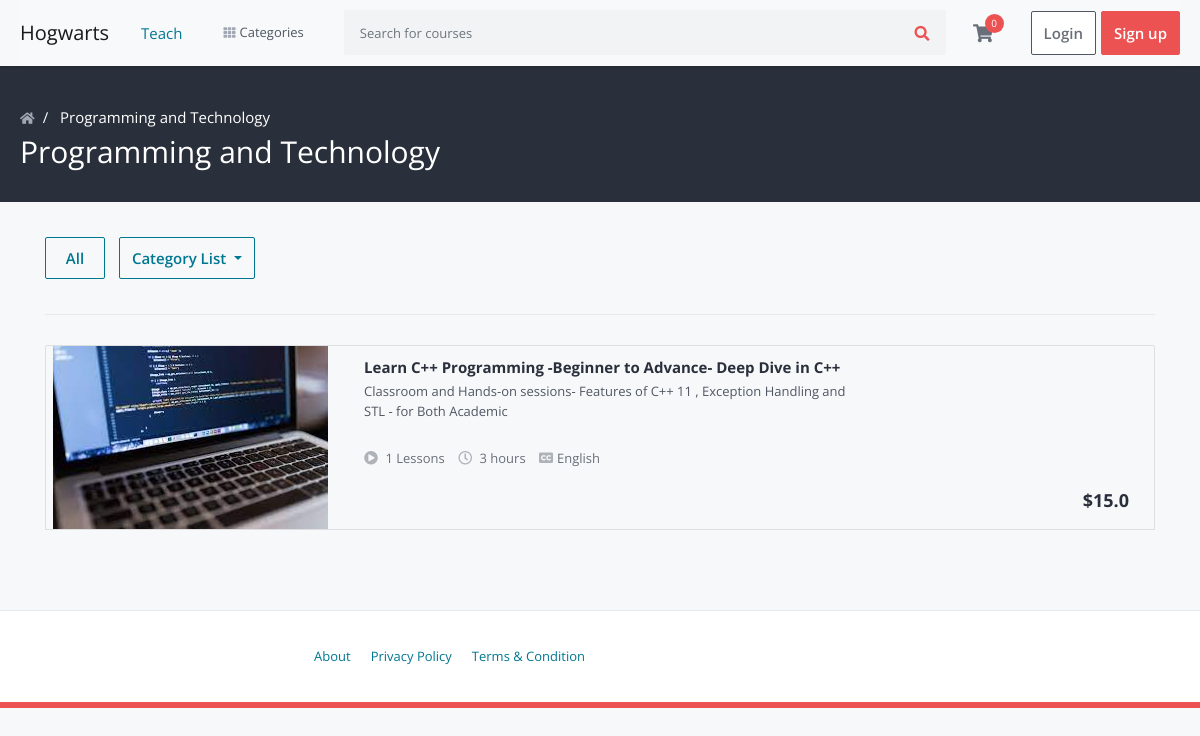
Screenshot of /courses/programming-and-technology/category with the database file from the repository.
### courses/models.py (models this page shows, shortened)
class Category(models.Model):
    title = models.CharField(max_length=50)
    slug = models.SlugField(max_length=200, unique=True)

class Course(models.Model):
    title = models.CharField(max_length=200)
    user = models.ForeignKey(User, on_delete=models.CASCADE)
    category = models.ForeignKey(
        Category, on_delete=models.SET_NULL, null=True)
    slug = models.SlugField(max_length=200, unique=True,
                            primary_key=True, auto_created=False)
    short_description = models.TextField(blank=False, max_length=100)
    description = models.TextField(blank=False)
    outcome = models.CharField(max_length=200)
    requirements = models.CharField(max_length=200)
    language = models.CharField(max_length=200)
    price = models.FloatField(validators=[MinValueValidator(9.99)])
    level = models.CharField(max_length=20)
    thumbnail = models.ImageField(upload_to='thumbnails/')
    video_url = models.CharField(max_length=100)
    is_published = models.BooleanField(default=True)
    created_at = models.DateTimeField(default=now)
    updated_at = models.DateTimeField(default=now)

### courses/views.py (the view)
class CoursesByCategoryListView(ListView):
    model = Course
    template_name = 'courses/courses_by_category.html'
    context_object_name = 'courses'
    def get_queryset(self):
        category = Category.objects.get(slug=self.kwargs['slug'])
        return self.model.objects.filter(category_id=category.id)
    def get_context_data(self, **kwargs):
        context = super().get_context_data(**kwargs)
        category = Category.objects.get(slug=self.kwargs['slug'])
        context['category'] = category
        context['categories'] = Category.objects.all()
        return context

### cart/cart.py (called while the page is built)
    def __len__(self):
        return sum(item['quantity'] for item in self.cart.values())

    def get_total_price(self):
        return sum(Decimal(item['price']) * item['quantity'] for item in self.cart.values())

### cart/context_processors.py (called while the page is built)
def cart(request):
    return {'cart': Cart(request)}

### courses/context_processors.py (called while the page is built)
def categories_processor(request):
    categories = Category.objects.all()
    return {'categories': categories}

### templates/courses/courses_by_category.html (shortened to what this page needs)
{% extends 'layouts/base.html' %}
{% load static %}
{% block content %}
    <section class="category-header-area">
        <div class="container-lg">
            <div class="row">
                <div class="col">
                    <nav>
                        <ol class="breadcrumb">
                            <li class="breadcrumb-item">
                                <a href="/">
                                    <i class="fas fa-home"></i>
                                </a>
                            </li>
                            <li class="breadcrumb-item">
                                <a href="#">
                                    {{ category.title }}
                                </a>
                            </li>
                        </ol>
                    </nav>
                    <h1 class="category-name">
                        {{ category.title }}
                    </h1>
                </div>
            </div>
        </div>
    </section>
    <section class="category-course-list-area">
        <div class="container">
            <div class="row">
                <div class="col">
                    <div class="category-filter-box filter-box clearfix">
                        <a href="" class="btn btn-outline-secondary all-btn">All</a>
                        <div class="btn-group category-list">
                            <a class="btn btn-outline-secondary dropdown-toggle" href="#" data-toggle="dropdown">
                                Category List
                            </a>
                        </div>
                    </div>
                    <div class="category-course-list">
                        <ul>
                            {% for course in courses %}
                                <li>
                                    <div class="course-box-2">
                                        <div class="course-image">
                                            <a href="{% url 'courses:course-details' course.slug %}">
                                                <img src="{{ course.thumbnail.url }}" alt="" class="img-fluid">
                                            </a>
                                        </div>
                                        <div class="course-details">
                                            <a href="{% url 'courses:course-details' course.slug %}"
                                               class="course-title">{{ course.title }}</a>
                                            <div class="course-subtitle">
                                                {{ course.short_description }}
                                            </div>
                                            <div class="course-meta">
                                                <span class="">
                                                    <i class="fas fa-play-circle"></i>
                                                    {{ course.lessons.count }} Lessons
                                                </span>
                                                <span class="">
                                                    <i class="far fa-clock"></i>
                                                    3 hours
                                                </span>
                                                <span class="">
                                                    <i class="fas fa-closed-captioning"></i>English
                                                </span>
                                            </div>
                                        </div>
                                        <div class="course-price-rating">
                                            <div class="course-price">
                                                <span class="current-price">${{ course.price }}</span>
                                            </div>
                                        </div>
                                    </div>
                                </li>
                            {% endfor %}
                        </ul>
                    </div>
                </div>
            </div>
        </div>
    </section>
{% endblock %}

### templates/layouts/base.html (style rules this page uses)
img { display: block; margin-left: auto; margin-right: auto; }

### rows the page displays
Category: title "Programming and Technology"
Course: thumbnail (picture), title "Learn C++ Programming -Beginner to Advance- Deep Dive in C++", short_description "Classroom and Hands-on sessions- Features of C++ 11 , Exception Handling and STL - for Both Academic", lessons.count "1", price "15.0"
